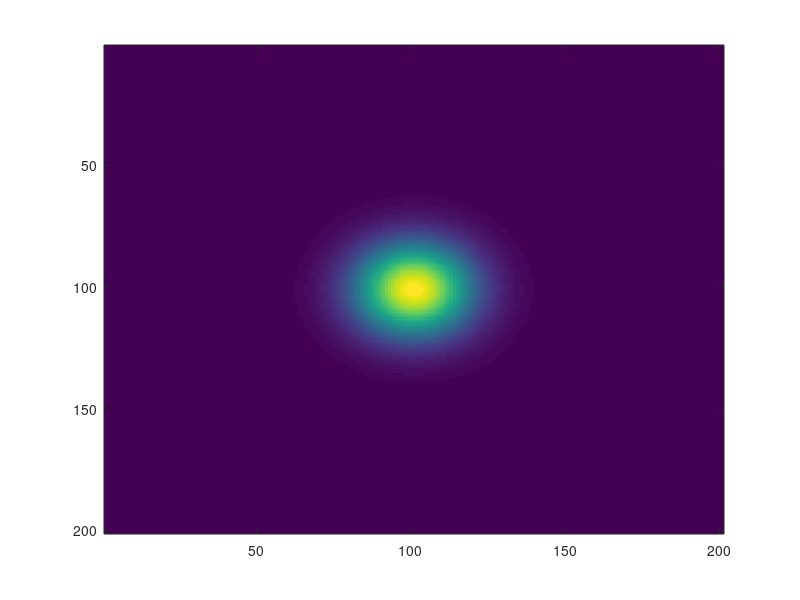

Reproduce this figure in MATLAB.
%small script to compare and test Crank-Nicholson
sz = 201;
G = zeros(sz,sz);
Gcn = zeros(sz,sz);
Gcn_i = zeros(sz,sz);
Gcn_i2 = zeros(sz,sz);
Gcn_n = zeros(sz,sz);
Gcn_n2 = zeros(sz,sz);
rhs1 = zeros(sz,sz);
rhs2 = zeros(sz,sz);


dx = 15;
D = 100000;
dt = 1/500;
ntime = 100;
A = D*dt/(dx^2);

G(round(sz/2),round(sz/2))=10;
Gcn(round(sz/2),round(sz/2))=10;

for i=1:ntime
      %x-stencil
      G(2:sz-1,:) = G(2:sz-1,:) + D*dt/(dx^2).*(G(3:sz,:)-2*G(2:sz-1,:)+G(1:sz-2,:));
      %y-stencil
      G(:,2:sz-1) = G(:,2:sz-1) + D*dt/(dx^2).*(G(:,3:sz)-2*G(:,2:sz-1)+G(:,1:sz-2));

      %Crank Nicholson ADI scheme----------------
      %calculation of the AA (intermediate step matrix)
      up_dg = [0 A/2*ones(1,sz-2,1)];
      lo_dg = [A/2*ones(1,sz-2) 0];
      dg = [1 (A+1)*ones(1,sz-2) 1];
      AA=diag(dg)+ diag(-up_dg,1)+ diag(-lo_dg,-1);



      %calculation of rhs matrix
      rhs1(:,1) = Gcn(:,1);rhs1(:,sz) = Gcn(:,sz);
      rhs1(:,2:sz-1) = A/2*(Gcn(:,3:sz)) - (A-1)*Gcn(:,2:sz-1) + A/2*(Gcn(:,1:sz-2));

      %inversion and generation of the intermediate matrix
      Gcn_i = AA\rhs1;

      rhs2(:,2:sz-1) = A/2*(Gcn_i(:,3:sz)) - (A-1)*Gcn_i(:,2:sz-1) + A/2*(Gcn_i(:,1:sz-2));
      Gcn_n = AA\rhs2;

      %update for next step
      Gcn =  Gcn_n;

##      %loop type calculation
##        for k = 2:sz-1
##          Gcn_i2(:,k) = AA\(A/2*(Gcn(:,k+1)) - (A-1)*Gcn(:,k) + A/2*(Gcn(:,k-1)));
##        endfor
##        for k = 2:sz-1
##          Gcn_n2(:,k) = AA\(A/2*(Gcn_i2(:,k+1)) - (A-1)*Gcn_i2(:,k) + A/2*(Gcn_i2(:,k-1)));
##        endfor


      %plotting
      imagesc(Gcn)
      kbhit()
endfor
